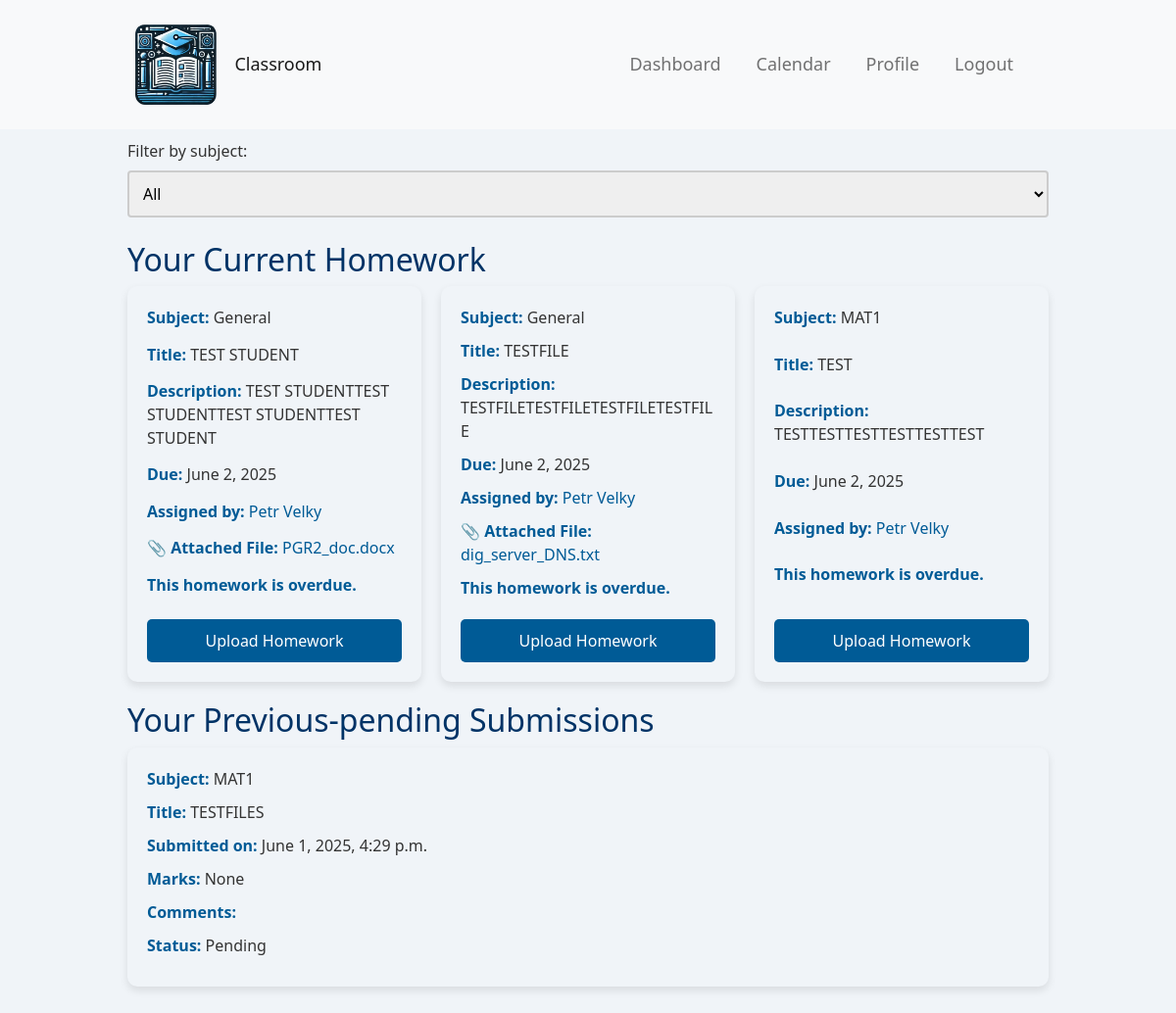
The page /student/dashboard/ (signed in) on the database its author committed.
### polls/models.py (models this page shows, shortened)
class Homework(models.Model):
    subject = models.ForeignKey(Subject, on_delete=models.CASCADE, default=get_default_subject)
    title = models.CharField(max_length=200)
    description = models.TextField()
    assigned_date = models.DateField(default=timezone.now)
    due_date = models.DateField()
    file = models.FileField(upload_to='homework_files/', null=True, blank=True)
    teacher = models.ForeignKey(settings.AUTH_USER_MODEL, on_delete=models.CASCADE, related_name='homeworks')
    students = models.ManyToManyField(settings.AUTH_USER_MODEL, related_name='homework_assigned', blank=True)
    group = models.ForeignKey(Group, on_delete=models.SET_NULL, null=True, blank=True, related_name="homeworks")

class Subject(models.Model):
    name = models.CharField(max_length=100)
    def __str__(self):
        return self.name

class CustomUser(AbstractUser):
    is_student = models.BooleanField(default=False)
    is_teacher = models.BooleanField(default=False)
    age = models.IntegerField(null=True, blank=True)
    profile_picture = models.ImageField(upload_to='profile_pictures/', null=True, blank=True)
    bio = models.TextField(null=True, blank=True)
    group = models.ForeignKey(Group, on_delete=models.SET_NULL, null=True, blank=True, related_name="members")

class Submission(models.Model):
    STATUS_CHOICES = [
        ('pending', 'Pending'),
        ('returned', 'Returned for redo'),
        ('graded', 'Graded'),
    ]
    student = models.ForeignKey(settings.AUTH_USER_MODEL, on_delete=models.CASCADE, related_name='submissions')
    homework = models.ForeignKey(Homework, on_delete=models.CASCADE, related_name='submissions')
    submitted_on = models.DateTimeField(auto_now_add=True)
    marks = models.IntegerField(null=True, blank=True)
    comments_teacher = models.TextField(null=True, blank=True)
    comments_student = models.TextField(null=True, blank=True)
    allow_resubmission = models.BooleanField(default=False)
    status = models.CharField(max_length=10, choices=STATUS_CHOICES, default='pending')

### polls/views.py (the view)
# urls.py: path('student/dashboard/', polls.views.student_dashboard, name='student_dashboard'),
@login_required
def student_dashboard(request):
    if not request.user.is_student:
        return redirect('teacher_dashboard')
    all_subjects = Subject.objects.filter(
        homework__students=request.user).distinct()  # made to see only subject in which student has homeworks
    selected_subject_id = request.GET.get('subject')
    if selected_subject_id:
        try:
            selected_subject = Subject.objects.get(id=selected_subject_id)
            homeworks = Homework.objects.filter(
                students=request.user,
                due_date__gte=datetime.now(),
                subject=selected_subject
            )
        except Subject.DoesNotExist:
            selected_subject = None
            homeworks = Homework.objects.filter(
                students=request.user,
                due_date__gte=datetime.now()
            )
    else:
        selected_subject = None
        homeworks = Homework.objects.filter(
            students=request.user,
            due_date__gte=datetime.now()
        )
    submissions = Submission.objects.filter(student=request.user)
    has_graded_submissions = submissions.filter(status='graded').exists()
    has_pending_submissions = submissions.filter(status='pending').exists()
    homework_data = []
    for homework in homeworks:
        submission = submissions.filter(homework=homework).first()
        if not submission or submission.status in ['pending', 'returned']:
            homework_data.append({
                'homework': homework,
                'submission': submission,
                'resubmission_allowed': submission.allow_resubmission if submission else False,
            })
    current_homeworks = [
        {
            'homework': homework,
            'submission': submission,
            'resubmission_allowed': submission.allow_resubmission if submission else False,
        }
        for homework in homeworks
        if not (submission := submissions.filter(homework=homework).first()) or submission.status in ['pending',
                                                                                                      'returned']
    ]
    context = {
        'homework_data': current_homeworks,
        'submissions': submissions,
        'has_graded_submissions': has_graded_submissions,
        'has_pending_submissions': has_pending_submissions,
        'subjects': all_subjects,
        'selected_subject': selected_subject,
        'has_current_homework': len(current_homeworks) > 0,
    }
    return render(request, 'student_dashboard.html', context)

### templates/student_dashboard.html (shortened to what this page needs)
{% extends 'base.html' %}
{% block content %}
    <form method="get" class="mb-3">
        <label for="subject">Filter by subject:</label>
        <select name="subject" id="subject" onchange="this.form.submit()">
            <option value="">All</option>
        </select>
    </form>
    {% load tz %}
    {% now "Y-m-d" as today %}
    <h2>Your Current Homework</h2>
    <div class="assignment-list">
        {% if homework_data %}
            {% for item in homework_data %}
                {% if not item.submission or item.submission.status == 'returned' %}
                    <div class="assignment-block"
                         onclick="location.href='{% url 'homework_detail' item.homework.pk %}'">
                        <p><strong>Subject:</strong> {{ item.homework.subject }}</p>
                        <p><strong>Title:</strong> {{ item.homework.title }}</p>
                        <p><strong>Description:</strong> {{ item.homework.description }}</p>
                        <p><strong>Due:</strong> {{ item.homework.due_date }}</p>
                        <p><strong>Assigned by:</strong>
                            <a href="{% url 'profile_view' item.homework.teacher.id %}">
                                {{ item.homework.teacher.get_full_name }}
                            </a>
                        </p>
                        {% if item.homework.file %}
                            <p>
                                📎 <strong>Attached File:</strong>
                                <a href="{{ item.homework.file.url }}" download>
                                    {{ item.homework.file.name|cut:"homework_files/" }}
                                </a>
                            </p>
                        {% endif %}
                        {% if item.submission %}
                            <p><strong>Submitted on:</strong> {{ item.submission.submitted_on }}</p>
                            <p><strong>Marks:</strong> {{ item.submission.marks }}</p>
                            <p><strong>Comments:</strong> {{ item.submission.comments }}</p>
                            <p><strong>Status:</strong> {{ item.submission.get_status_display }}</p>
                            {% if item.resubmission_allowed %}
                                <a href="{% url 'upload_submission' item.homework.id %}" class="btn btn-primary">Resubmit
                                    Homework</a>
                            {% else %}
                                <button class="btn btn-secondary" disabled>
                                    Homework {{ item.submission.get_status_display }}</button>
                            {% endif %}
                        {% else %}
                            {% if item.homework.due_date|stringformat:"Y-m-d" < today %}
                                <p class="text-danger" style="color:#963030;"><strong>This homework is overdue.</strong>
                                </p>
                            {% endif %}
                            <a href="{% url 'upload_submission' item.homework.id %}" class="btn btn-primary">Upload
                                Homework</a>
                        {% endif %}
                    </div>
                {% endif %}
            {% endfor %}
        {% else %}
            <p>No homework available for you right now.</p>
        {% endif %}
    </div>
    {% if has_pending_submissions %}
        <h2>Your Previous-pending Submissions</h2>
    {% endif %}
    <div class="assignment-list">
        {% for submission in submissions %}
            {% if submission.status == 'pending' %}
                <div class="assignment-block">
                    <p><strong>Subject:</strong> {{ submission.homework.subject }}</p>
                    <p><strong>Title:</strong> {{ submission.homework.title }}</p>
                    <p><strong>Submitted on:</strong> {{ submission.submitted_on }}</p>
                    <p><strong>Marks:</strong> {{ submission.marks }}</p>
                    <p><strong>Comments:</strong> {{ submission.comments }}</p>
                    <p><strong>Status:</strong> Pending</p>
                </div>
            {% endif %}
        {% endfor %}
    </div>
{% endblock %}

### static/styles/base/global.css (style rules this page uses)
body, html { margin: 0; padding: 0; font-family: 'Segoe UI', Tahoma, Geneva, Verdana, sans-serif; background-color: #f0f4f8; color: #333; }
h1, h2, h3, h4, h5, h6 { color: #003366; }

### static/styles/calendar.css (style rules this page uses)
a { color:snow; }

### static/styles/base/elements.css (style rules this page uses)
.btn { padding: 10px 20px; border: none; border-radius: 5px; background-color: #005b96; color: white; font-size: 16px; cursor: pointer; }
input[type="text"], input[type="password"], select { width: 100%; padding: 10px; margin: 8px 0; box-sizing: border-box; border: 2px solid #ccc; border-radius: 4px; }

### static/styles/dashboard.css (style rules this page uses)
.assignment-list { display: grid; grid-template-columns: repeat(auto-fit, minmax(300px, 1fr)); grid-gap: 20px; justify-items: start; }
.assignment-block { background-color: #f0f4f8; padding: 20px; border-radius: 10px; box-shadow: 0 4px 8px rgba(0, 0, 0, 0.1); margin-bottom: 20px; display: flex; flex-direction: column; justify-content: space-between; box-sizing: border-box; word-wrap: break-word; overflow-wrap: break-word; hyphens: auto; width: 100%; box-sizing: border-box; }
.assignment-block p { color: #333; margin-bottom: 10px; word-break: break-word; white-space: normal; }
.assignment-block strong { color: #005b96; }
.assignment-block a { color: #005b96; text-decoration: none; }
.assignment-block .btn { background-color: #005b96; color: white; padding: 10px 20px; border: none; border-radius: 5px; cursor: pointer; font-size: 16px; margin-top: 10px; }

### rows shown on the page
Homework: homework.subject "General", homework "TEST STUDENT", homework.description "TEST STUDENTTEST STUDENTTEST STUDENTTEST STUDENT", homework.due_date "June 2, 2025", homework.teacher.get_full_name "Petr Velky", homework.file.name "PGR2_doc.docx", shows "This homework is overdue."
Homework: homework.subject "General", homework "TESTFILE", homework.description "TESTFILETESTFILETESTFILETESTFILE", homework.due_date "June 2, 2025", homework.teacher.get_full_name "Petr Velky", homework.file.name "dig_server_DNS.txt", shows "This homework is overdue."
Homework: homework.subject "MAT1", homework "TEST", homework.description "TESTTESTTESTTESTTESTTEST", homework.due_date "June 2, 2025", homework.teacher.get_full_name "Petr Velky", shows "This homework is overdue."
Submission: homework.subject "MAT1", homework "TESTFILES", submitted_on "June 1, 2025, 4:29 p.m.", marks "None"
